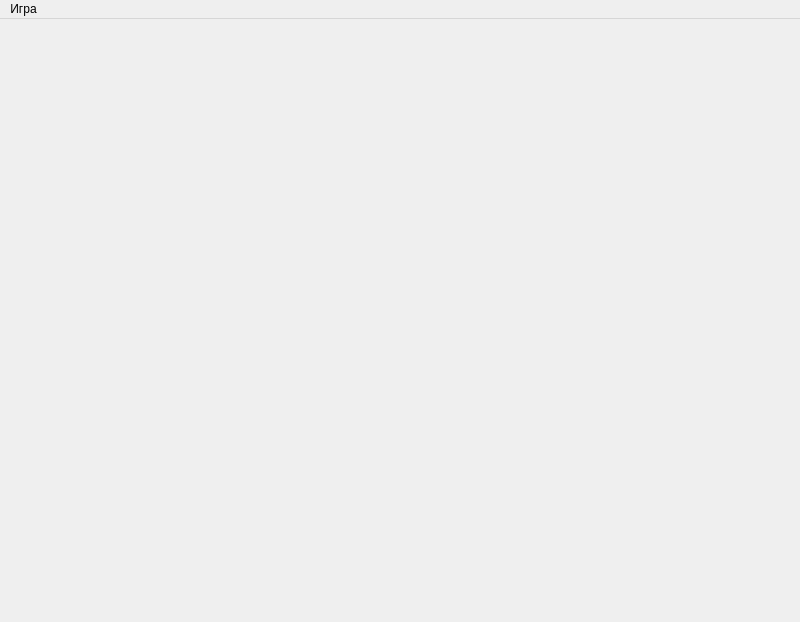
<?xml version="1.0" encoding="UTF-8"?>
<ui version="4.0">
 <class>MainWindow</class>
 <widget class="QMainWindow" name="MainWindow">
  <property name="geometry">
   <rect>
    <x>0</x>
    <y>0</y>
    <width>800</width>
    <height>622</height>
   </rect>
  </property>
  <property name="minimumSize">
   <size>
    <width>800</width>
    <height>622</height>
   </size>
  </property>
  <property name="maximumSize">
   <size>
    <width>800</width>
    <height>622</height>
   </size>
  </property>
  <property name="windowTitle">
   <string>MainWindow</string>
  </property>
  <widget class="QWidget" name="centralWidget">
   <property name="minimumSize">
    <size>
     <width>0</width>
     <height>22</height>
    </size>
   </property>
   <layout class="QHBoxLayout" name="horizontalLayout">
    <property name="spacing">
     <number>0</number>
    </property>
    <property name="leftMargin">
     <number>0</number>
    </property>
    <property name="topMargin">
     <number>0</number>
    </property>
    <property name="rightMargin">
     <number>0</number>
    </property>
    <property name="bottomMargin">
     <number>0</number>
    </property>
    <item>
     <layout class="QGridLayout" name="mainLayout">
      <property name="sizeConstraint">
       <enum>QLayout::SetNoConstraint</enum>
      </property>
      <property name="spacing">
       <number>0</number>
      </property>
     </layout>
    </item>
   </layout>
  </widget>
  <widget class="QMenuBar" name="menuBar">
   <property name="geometry">
    <rect>
     <x>0</x>
     <y>0</y>
     <width>800</width>
     <height>22</height>
    </rect>
   </property>
   <widget class="QMenu" name="menuefewfefw">
    <property name="title">
     <string>Игра</string>
    </property>
    <addaction name="action"/>
    <addaction name="action_2"/>
    <addaction name="separator"/>
    <addaction name="action_3"/>
   </widget>
   <addaction name="menuefewfefw"/>
  </widget>
  <action name="action">
   <property name="text">
    <string>Загрузить</string>
   </property>
  </action>
  <action name="action_2">
   <property name="text">
    <string>Сохранить</string>
   </property>
  </action>
  <action name="action_3">
   <property name="text">
    <string>Закрыть</string>
   </property>
  </action>
 </widget>
 <layoutdefault spacing="6" margin="11"/>
 <resources/>
 <connections/>
</ui>
